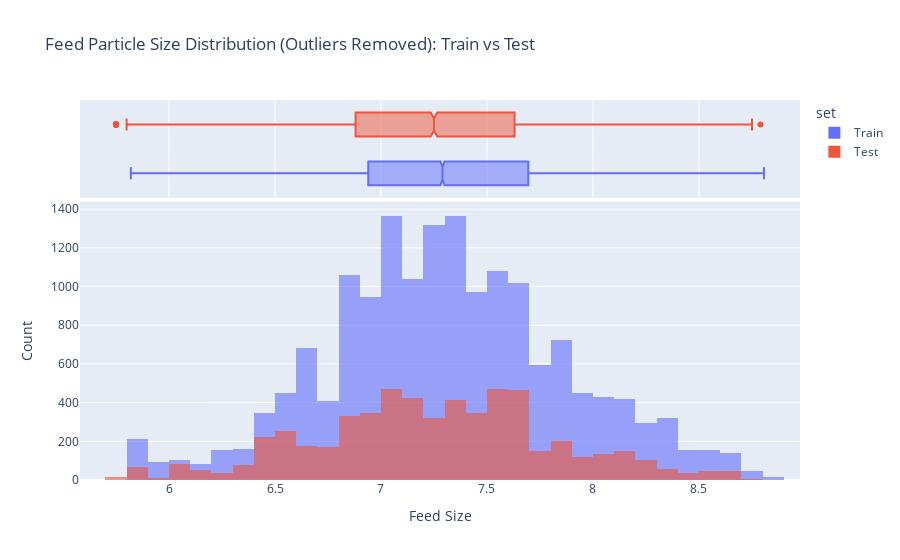

Notebook code for this chart:
### Markdown cell above
the above box chart also shows us some glaring values in our distributions in the from of outliers that id like to drop so ill do so now

### Code cell
# Extract feed sizes
train_sizes = data_train['primary_cleaner.input.feed_size'].dropna().to_frame(name='feed_size')
train_sizes['set'] = 'Train'

test_sizes = data_test['primary_cleaner.input.feed_size'].dropna().to_frame(name='feed_size')
test_sizes['set'] = 'Test'

# Define IQR-based outlier removal function
def drop_outliers_iqr(df, column):
    Q1 = df[column].quantile(0.25)
    Q3 = df[column].quantile(0.75)
    IQR = Q3 - Q1
    lower_bound = Q1 - 1.5 * IQR
    upper_bound = Q3 + 1.5 * IQR
    return df[(df[column] >= lower_bound) & (df[column] <= upper_bound)]

# Remove outliers
train_cleaned = drop_outliers_iqr(train_sizes, 'feed_size')
test_cleaned = drop_outliers_iqr(test_sizes, 'feed_size')

# Combine cleaned data
combined_cleaned = pd.concat([train_cleaned, test_cleaned], ignore_index=True)

# Plot with Plotly Express
fig = px.histogram(
    combined_cleaned,
    x='feed_size',
    color='set',
    marginal='box',
    nbins=50,
    opacity=0.6,
    barmode='overlay',
    title="Feed Particle Size Distribution (Outliers Removed): Train vs Test"
)
fig.update_layout(xaxis_title='Feed Size', yaxis_title='Count')
fig.show()

### Figure 1 — Plotly figure (JSON) as saved in the notebook; plotly's stock layout.template omitted (floating-point values rounded to 4 significant figures; data arrays with more than 128 entries replaced by an {"elided": "..."} marker saying what was removed)
{"data": [{"alignmentgroup": "True", "bingroup": "x", "hovertemplate": "set=Train<br>feed_size=%{x}<br>count=%{y}<extra></extra>", "legendgroup": "Train", "marker": {"color": "#636efa", "opacity": 0.6, "pattern": {"shape": ""}}, "name": "Train", "nbinsx": 50, "offsetgroup": "Train", "orientation": "v", "showlegend": true, "type": "histogram", "x": {"elided": "16601 float values"}, "xaxis": "x", "yaxis": "y"}, {"alignmentgroup": "True", "hovertemplate": "set=Train<br>feed_size=%{x}<extra></extra>", "legendgroup": "Train", "marker": {"color": "#636efa"}, "name": "Train", "notched": true, "offsetgroup": "Train", "showlegend": false, "type": "box", "x": {"elided": "16601 float values"}, "xaxis": "x2", "yaxis": "y2"}, {"alignmentgroup": "True", "bingroup": "x", "hovertemplate": "set=Test<br>feed_size=%{x}<br>count=%{y}<extra></extra>", "legendgroup": "Test", "marker": {"color": "#EF553B", "opacity": 0.6, "pattern": {"shape": ""}}, "name": "Test", "nbinsx": 50, "offsetgroup": "Test", "orientation": "v", "showlegend": true, "type": "histogram", "x": {"elided": "5794 float values"}, "xaxis": "x", "yaxis": "y"}, {"alignmentgroup": "True", "hovertemplate": "set=Test<br>feed_size=%{x}<extra></extra>", "legendgroup": "Test", "marker": {"color": "#EF553B"}, "name": "Test", "notched": true, "offsetgroup": "Test", "showlegend": false, "type": "box", "x": {"elided": "5794 float values"}, "xaxis": "x2", "yaxis": "y2"}], "layout": {"barmode": "overlay", "legend": {"title": {"text": "set"}, "tracegroupgap": 0}, "title": {"text": "Feed Particle Size Distribution (Outliers Removed): Train vs Test"}, "xaxis": {"anchor": "y", "domain": [0, 1], "title": {"text": "Feed Size"}}, "xaxis2": {"anchor": "y2", "domain": [0, 1], "matches": "x", "showgrid": true, "showticklabels": false}, "yaxis": {"anchor": "x", "domain": [0, 0.7326], "title": {"text": "Count"}}, "yaxis2": {"anchor": "x2", "domain": [0.7426, 1], "matches": "y2", "showgrid": false, "showline": false, "showticklabels": false, "ticks": ""}}}
